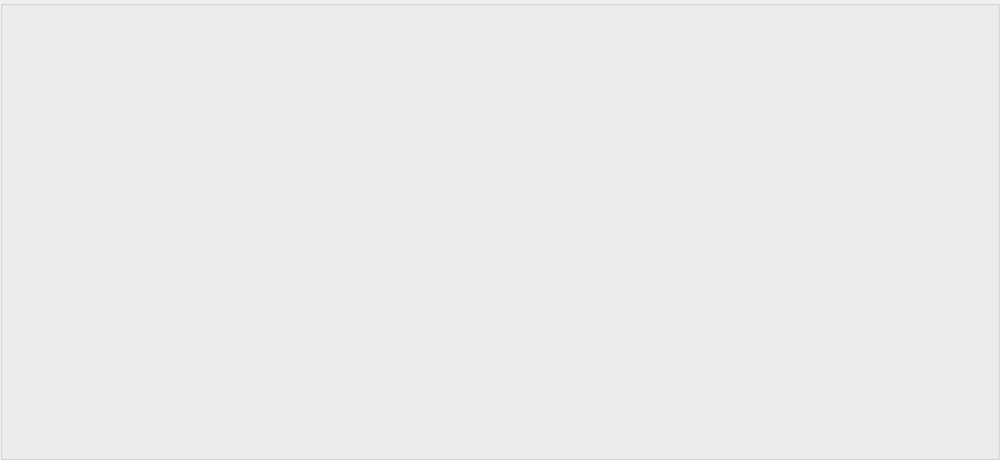
<?xml version="1.0" encoding="UTF-8"?>
<ui version="4.0">
 <class>revert_and_services</class>
 <widget class="QGroupBox" name="revert_and_services">
  <property name="geometry">
   <rect>
    <x>0</x>
    <y>0</y>
    <width>1000</width>
    <height>460</height>
   </rect>
  </property>
  <property name="sizePolicy">
   <sizepolicy hsizetype="Minimum" vsizetype="Minimum">
    <horstretch>0</horstretch>
    <verstretch>0</verstretch>
   </sizepolicy>
  </property>
  <property name="minimumSize">
   <size>
    <width>1000</width>
    <height>460</height>
   </size>
  </property>
  <property name="maximumSize">
   <size>
    <width>1000</width>
    <height>460</height>
   </size>
  </property>
  <property name="windowTitle">
   <string>GroupBox</string>
  </property>
 </widget>
 <resources/>
 <connections/>
</ui>
